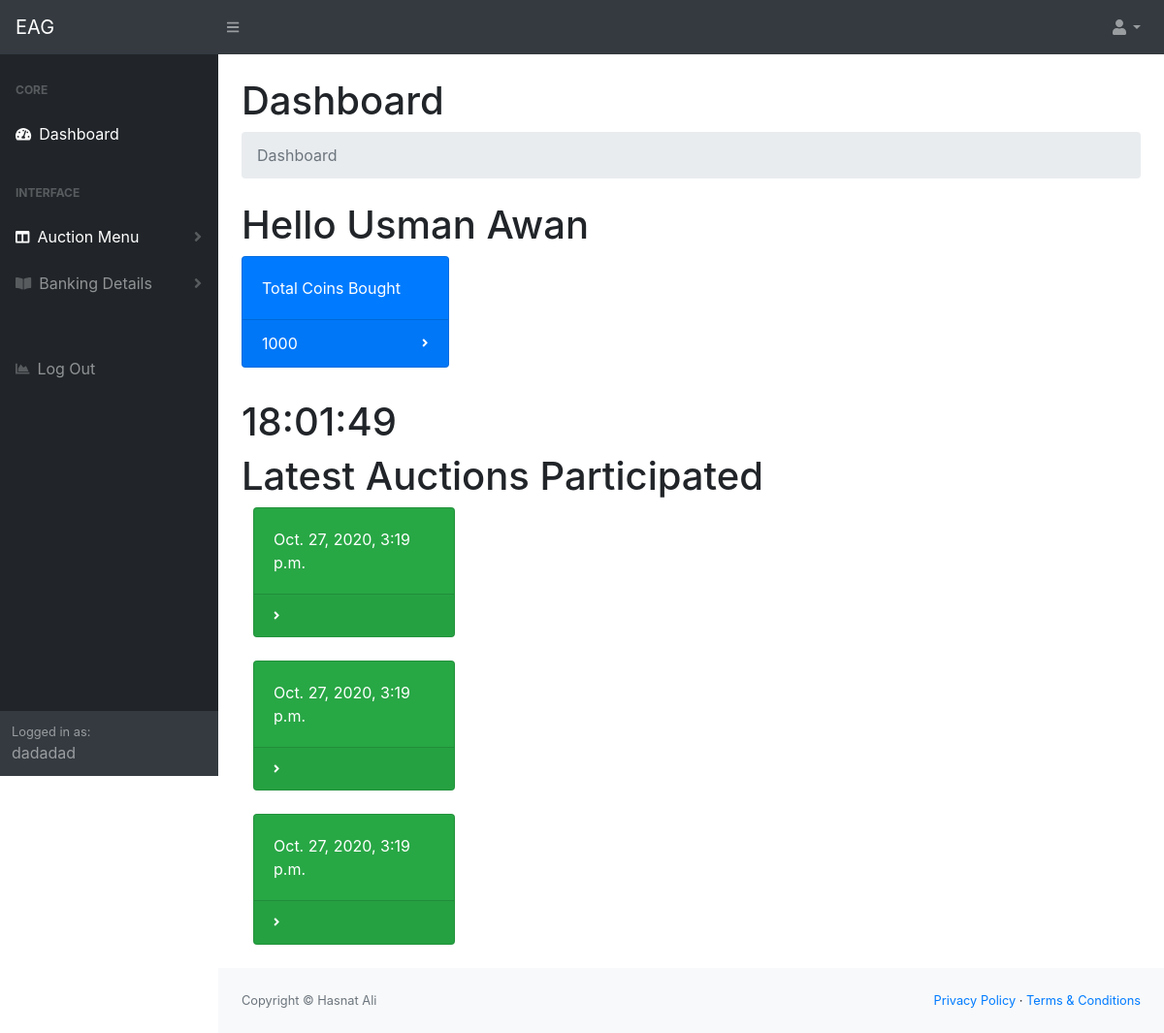
Before: /Dashboard/ (signed in) with the older database file.
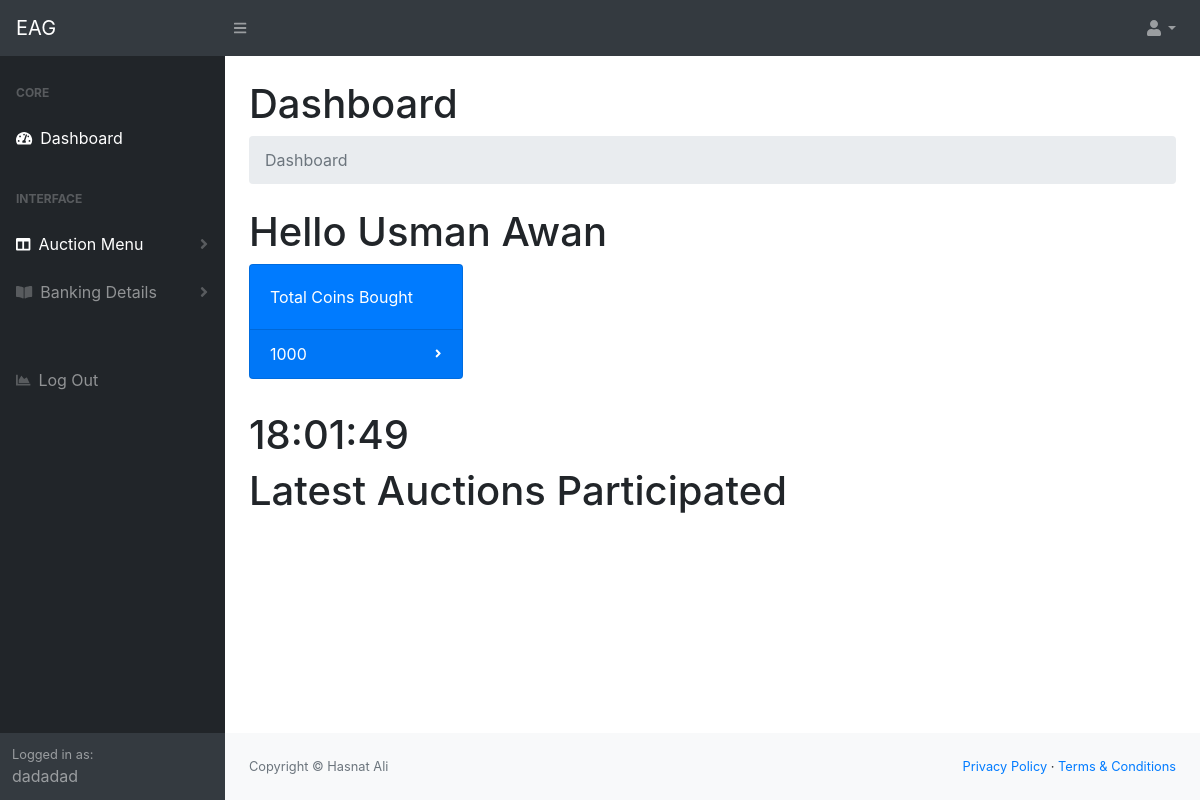
After: the same page with the newer database file.
### dashboard/models.py (models this page shows, shortened)
class Coins(models.Model):
    customer = models.ForeignKey(Customer, null=True, on_delete= models.SET_NULL)
    total = models.IntegerField(default=0)
    bided = models.IntegerField(default=0)
    remaining = models.IntegerField(default=0)
    date_created = models.DateTimeField(auto_now_add=True, null=True)

class Bids(models.Model):
    customer = models.ForeignKey(Customer, null=True, on_delete= models.SET_NULL)
    auction = models.ForeignKey(Auction, null=True, on_delete= models.SET_NULL)
    CATEGORY = (
			('500', 'R500'),
			('1000', 'R1000'),
			('2000', 'R2000'),
			('5000', 'R5000'),
			)
    bided =models.CharField(max_length=200, null=True, choices=CATEGORY)
    remainingbid = models.IntegerField(default=0)
    date_created = models.DateTimeField(auto_now_add=True, null=True)

class Auction(models.Model):
    created_by = models.CharField(max_length=200, null=True, blank=True)
    date_created = models.DateTimeField(auto_now_add=True, null=True)

### dashboard/views.py (the view, shortened to what this page needs)
# urls.py: path('Dashboard/', views.dashboard, name="dashboard"),
@login_required(login_url="homepage")
def dashboard(request):
    customer = request.user.customer
    coins = customer.coins_set.all()
    immcoins = customer.immaturecoins_set.all()
    now = datetime.datetime.now().strftime("%m/%d/%Y")
    hour = now.split('/')
    month =   int(hour[0])
    day = int(hour[1])
    bids = customer.bids_set.all().order_by('-date_created')
    now = datetime.datetime.now().strftime('%H:%M:%S')
    context = {
        'customer': customer,
        'coins':  coins,
        'bids': bids,
        'now': now,
    }
    return render(request, 'dashboard/dist/index.html', context)

### dashboard/templates/dashboard/dist/index.html (shortened to what the changed rows need)
<!DOCTYPE html>
{% load static %}
<html lang="en">
    <head>
        <link href="{%static 'css/styles.css' %}" rel="stylesheet" />
        <link href="https://cdn.datatables.net/1.10.20/css/dataTables.bootstrap4.min.css" rel="stylesheet" />
    </head>
    <body class="sb-nav-fixed">
        <div id="layoutSidenav">
            <div id="layoutSidenav_content">
                <main>
                    <div class="container-fluid">
                        <h1 class="mt-4">Dashboard</h1>
                        <h1 class="mt-4">Hello {{request.user.first_name}} {{request.user.last_name}}</h1>
                        <div class="row">
                            {% for coin in coins %}
                                <div class="col-xl-3 col-md-6">
                                    <div class="card bg-primary text-white mb-4">
                                        <div class="card-body">Total Coins Bought</div>
                                        <div class="card-footer d-flex align-items-center justify-content-between">
                                        {{coin.total}}
                                            <div class="small text-white"><i class="fas fa-angle-right"></i></div>
                                        </div>
                                    </div>
                                </div>
                            {% endfor %}
                        </div>
                        <h3>
                        <h1>{{now}}</h1>
                            <h1>Latest Auctions Participated</h1>
                                {% for bid in bids|slice:":3" %}
                                    <div class="col-xl-3 col-md-6">
                                        <div class="card bg-success text-white mb-4">
                                            <div class="card-body">{{bid.auction.date_created}}</div>
                                            <div class="card-footer d-flex align-items-center justify-content-between">
                                                <div class="small text-white"><i class="fas fa-angle-right"></i></div>
                                            </div>
                                        </div>
                                    </div>
                                {% endfor %}
                        </h3>
                </main>
            </div>
        </div>
    </body>
</html>

Changed rows visible on the page:
removed Bids: auction.date_created "Oct. 27, 2020, 3:19 p.m."
removed Bids: auction.date_created "Oct. 27, 2020, 3:19 p.m."
removed Bids: auction.date_created "Oct. 27, 2020, 3:19 p.m."
